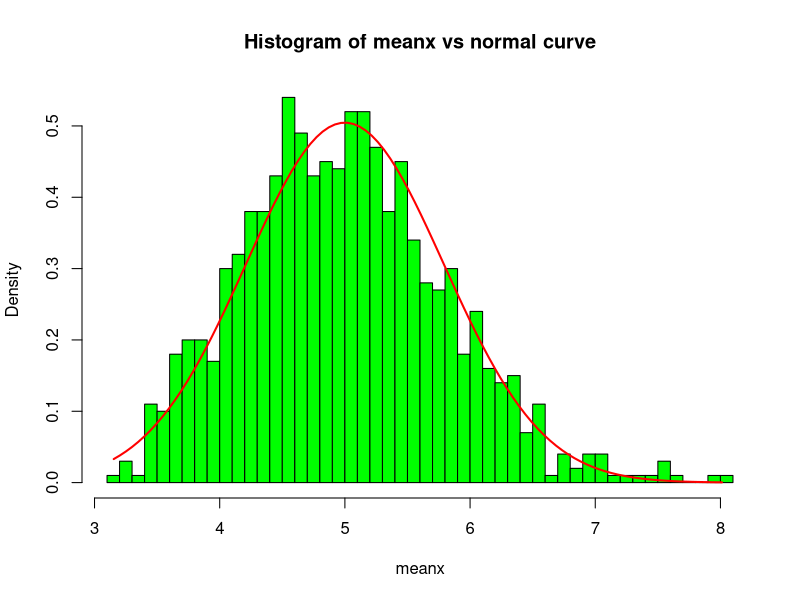
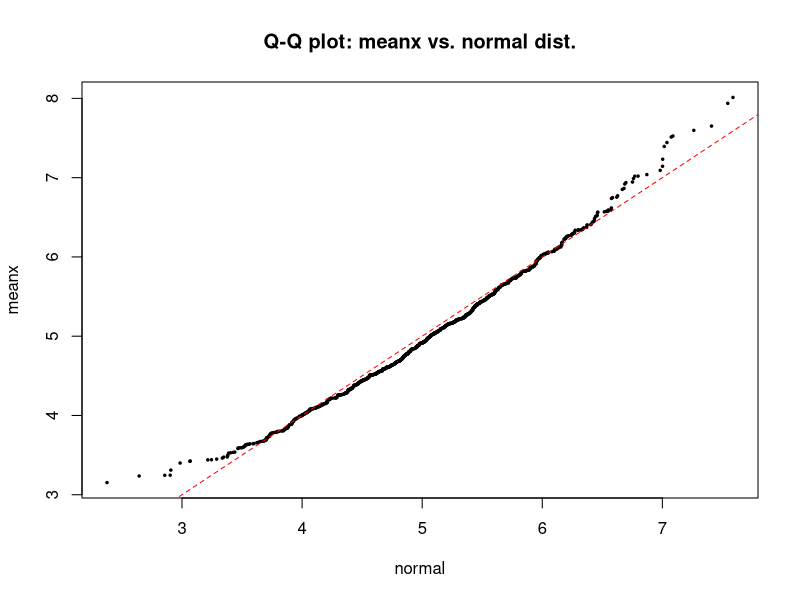
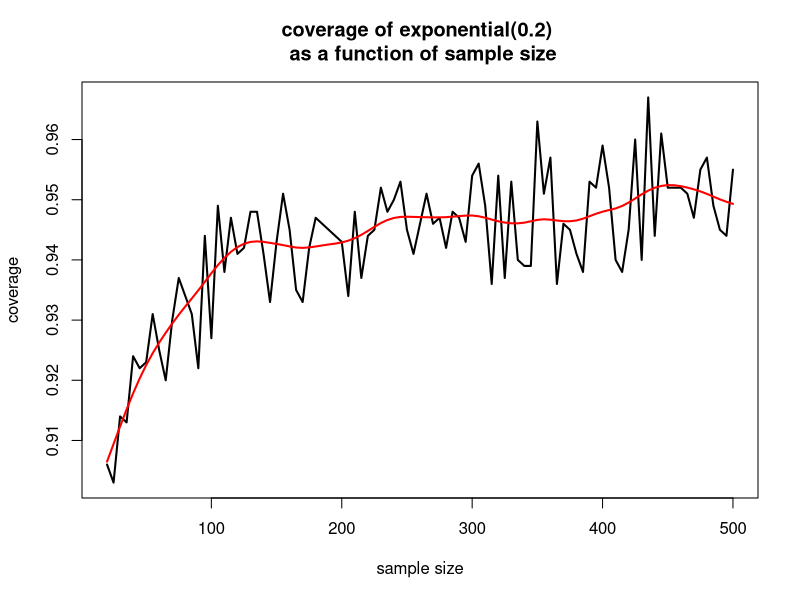

Write R code to recreate these figures, in order.
## ---- chunk 1
lambda<-0.2 ; n<-40 ; nosim<-1000 ; set.seed(9876543)
## ---- chunk 2
x<-matrix(rexp(n*nosim,lambda),nosim) #nosim samples of n observations
meanx<-apply(x, 1, mean)              #the means of all samples        
sdx<-apply(x, 1, sd)                  #the std-deviations of all samples
## ---- chunk 3
mean(meanx) 
## ---- chunk 4
var(meanx)
## ---- chunk 5
hist(meanx, breaks=40, col="green", freq=F, main="Histogram of meanx vs normal curve")  #plot histogram
xaxis<-seq(min(meanx),max(meanx),length=100) #prepare the x-axis 
lines(xaxis,
      dnorm(xaxis,1/lambda,sd=1/lambda/sqrt(n)),
      type="l", col="red", lwd=2)  #add ref normal curve
## ---- chunk 6
qqplot(rnorm(1000,1/lambda,sd=1/lambda/sqrt(n)),meanx, pch=20, cex = .5, col="black", main="Q-Q plot: meanx vs. normal dist.", xlab="normal")
abline(0,1, col = "red",lwd=1,lty=2)
## ---- chunk 7
ul<-meanx+sdx*1.96/sqrt(n) #upper limit vector
ll<-meanx-sdx*1.96/sqrt(n) #lower limit vector
## ---- chunk 8
paste(mean(1/lambda<ul&1/lambda>ll)*100,"% of the intervals contained the population mean",sep="")
## ---- chunk 9
nvals <- seq(20, 500, by = 5)
coverage <- sapply(nvals, function(nx) {
        x<-matrix(rexp(nx*1000,0.2),1000)            
        meanx<-apply(x, 1, mean) 
        sdx<-apply(x, 1, sd)        
        ul<-meanx+sdx*1.96/sqrt(nx)
        ll<-meanx-sdx*1.96/sqrt(nx)
        mean(ll < 1/lambda & ul > 1/lambda)
})
plot(nvals,coverage, pch=20, cex=0.5, type="l", lwd=2, xlab="sample size",main="coverage of exponential(0.2) \n as a function of sample size")
lines(smooth.spline(nvals, coverage, spar=0.6), col="red", lwd=2)
